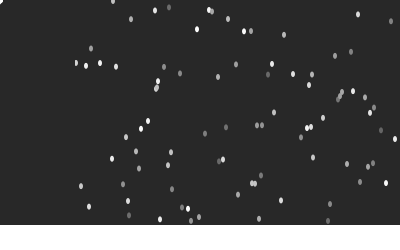
Frame 1 (no input)
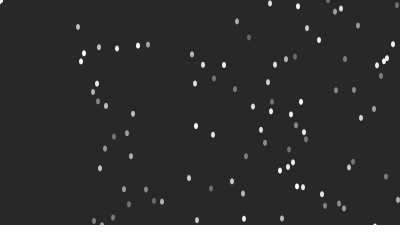
Frame 60 (the mouse pressed at the canvas centre just before this capture)
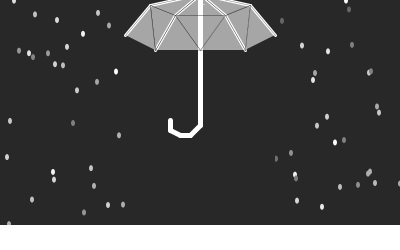
Frame 120 (the mouse held since frame 60 and released just before this capture)

The Processing sketch that drew these frames (run headless with seeded random() and noise(); from frame 60 on, the mouse is pressed at the canvas centre):

// Processing sketch: processing_56888
// ── processing_56888.pde

//Everything else by Sherin Kwan (YSDN Interactivity 1006)
//Original Rain Code by James Davidson at http://openprocessing.org/sketch/17476

void setup(){
  size (400, 250);
  noStroke();
  noCursor();
  background(25);
  fill(25);
  smooth();
  rectMode(CORNERS);
}


void draw(){
  
  fill(40);
  rect(0,0,width,height);

  // Edited Rain code from James Davidson (used integers to simplify and condense many lines of code)
 
  noStroke();
  for (int x = 4;x<900; x += 1) {
  fill(random(100, 255));
  ellipse(x,random(900), 4, 6);
  }
 
  noStroke();
  fill(40);
  rect(mouseX+75,mouseY+600,mouseX-75,mouseY-120);          // rectangle behind umbrella to block out snow underneath
 // fill(40, 200);
  //rect(mouseX+105,mouseY+610,mouseX-105,mouseY-130);  
  // umbrella cane below 
  stroke(255);
  strokeWeight(5);  
  line(mouseX, mouseY, pmouseX, mouseY-140);               // centre pole
  line(mouseX, mouseY, mouseX-10, mouseY+10);              // handle part number 1
  line(mouseX-10, mouseY+10, mouseX-20, mouseY+10);        // handle part number 2
  line(mouseX-20, mouseY+10, mouseX-30, mouseY+5);         // handle part number 3
  line(mouseX-30, mouseY+5, mouseX-30,mouseY-5);           // handle part number 4
  
  // umbrella spokes below
  strokeWeight(3);
  line(pmouseX, mouseY-131, pmouseX-50, mouseY-120);       //left
  line(pmouseX, mouseY-131, pmouseX-25, mouseY-110);       //left centre
  line(pmouseX, mouseY-131, pmouseX+50, mouseY-120);       //right
  line(pmouseX, mouseY-131, pmouseX+25, mouseY-110);       //right centre
  
  strokeWeight(3);
  line(pmouseX-50, mouseY-120, pmouseX-75, mouseY-90);    //left
  line(pmouseX-25, mouseY-110, pmouseX-45, mouseY-75);    // left centre
  line(pmouseX+50, mouseY-120, pmouseX+75, mouseY-90);    //right
  line(pmouseX+25, mouseY-110, pmouseX+45, mouseY-75);    // right centre
  
  //colours assigned to keys below
  strokeWeight(0.3);
  stroke(40);
  //noStroke();
   if (key == 'a' || key == 'A') {
        fill(206, 60, 55, 125); 
    } else if (key == 's' || key == 'S') {
        fill(255, 165, 30, 125);
    } else if (key == 'd' || key == 'D') {
        fill(255, 235, 0, 125);
    } else if (key == 'f' || key == 'F') {
        fill(128, 250, 75, 125);
    } else if (key == 'g' || key == 'G') {
        fill(28, 116, 229, 125);
    } else if (key == 'h' || key == 'H') {
        fill(160, 67, 255, 125);
    } else if (key == 'j' || key == 'J') {
        fill(255, 67, 150, 125);
    } else if (key == 'k' || key == 'K') {
        fill(0, 125);
    } else {
        fill(255, 150);                          // default black, 125 alpha
    } 
    
  //center triangles below
  triangle(pmouseX, mouseY-75, pmouseX-25, mouseY-110, pmouseX+25, mouseY-110);    //middle triangle
  triangle(pmouseX, mouseY-75, pmouseX+45, mouseY-75, pmouseX+25, mouseY-110);     //middle right side
  triangle(pmouseX, mouseY-75, pmouseX-25, mouseY-110, pmouseX-45, mouseY-75);     //middle left side 
  triangle(pmouseX, mouseY-131, pmouseX-25, mouseY-110, pmouseX+25, mouseY-110);   //top triangle
  
  //right side triangles below
  triangle(pmouseX+50, mouseY-120, pmouseX+45, mouseY-75, pmouseX+25, mouseY-110); //middle
  triangle(pmouseX+50, mouseY-120, pmouseX+45, mouseY-75, pmouseX+75, mouseY-90);  //right
  triangle(pmouseX+50, mouseY-120, pmouseX, mouseY-131, pmouseX+25, mouseY-110);   //left
  
  //left side triangles
  triangle(pmouseX-50, mouseY-120, pmouseX-45, mouseY-75, pmouseX-25, mouseY-110); //middle
  triangle(pmouseX-50, mouseY-120, pmouseX-45, mouseY-75, pmouseX-75, mouseY-90);  //left
  triangle(pmouseX-50, mouseY-120, pmouseX, mouseY-131, pmouseX-25, mouseY-110);   //right
  
  fill(255);
  noStroke();
  rect(0,225, 900, 600);
}
